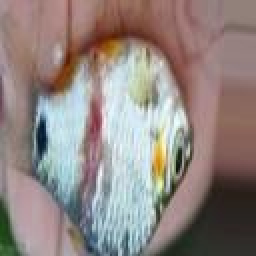
#> input picture backend/Maindataset/dataset/raw/train/0/103.jpg, 128 x 128 px (shown 2 times larger); its folder holds 3 pictures in this run
$ python view_samples.py
#> lines starting #> are read from the running program, lines starting #| are printed output that depends on the picture
import os
import matplotlib.pyplot as plt
from PIL import Image

base_path = "dataset/raw/train"

for cls in os.listdir(base_path):
    cls_path = os.path.join(base_path, cls)

    if os.path.isdir(cls_path):
        images = os.listdir(cls_path)[:3]  # show 3 images

        plt.figure(figsize=(8, 3))

        for i, img_name in enumerate(images):
            img_path = os.path.join(cls_path, img_name)
            img = Image.open(img_path)
#> img is the input picture: PIL image 128x128 RGB; mean R, G, B 145.1, 133.3, 129.3

            plt.subplot(1, 3, i+1)
            plt.imshow(img)
            plt.title(f"Class {cls}")
            plt.axis("off")

        plt.show()
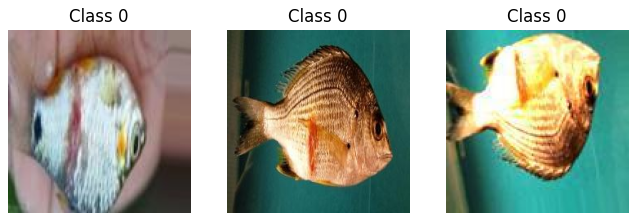
#> figure drawn by matplotlib, 3 panels
